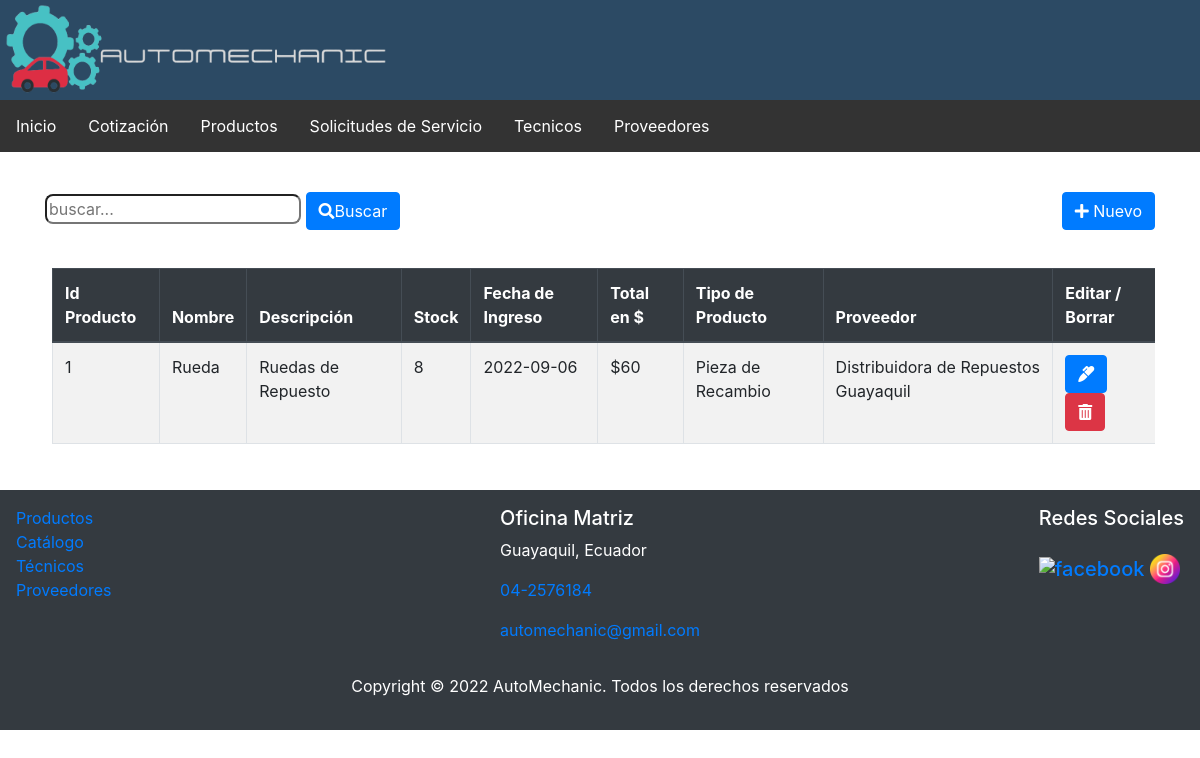
Page /index.php?c=Productos&f=index on the earlier database version.
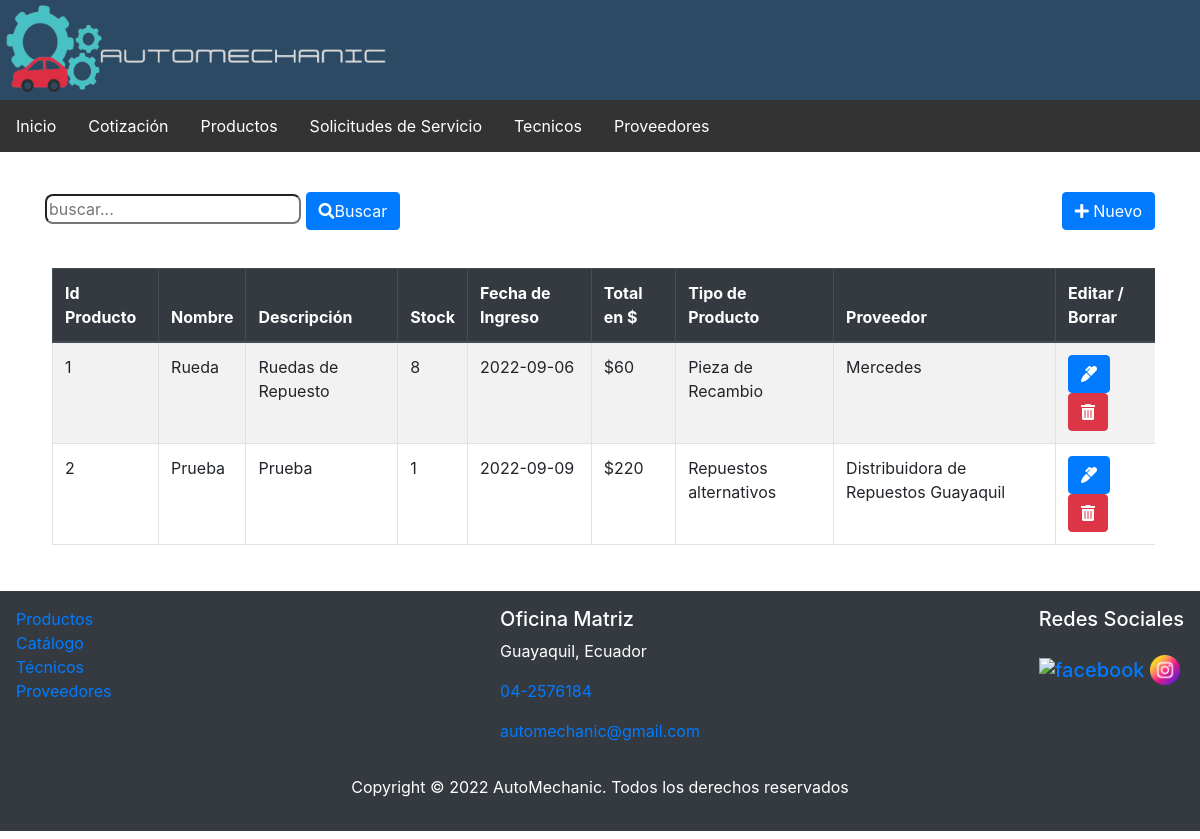
Same page on the later database version.
### tables this page shows
CREATE TABLE `producto` (
  `id_producto` int(11) NOT NULL,
  `nombre_producto` varchar(20) NOT NULL,
  `descripcion` varchar(100) NOT NULL,
  `stock_inicial` int(11) NOT NULL,
  `fecha_ingreso` date NOT NULL,
  `total` float NOT NULL,
  `id_tipo` int(11) NOT NULL,
  `id_proveedor` int(11) NOT NULL
);

CREATE TABLE `tipo_producto` (
  `id_tipo` int(11) NOT NULL,
  `tipo_producto` varchar(30) NOT NULL
);

CREATE TABLE `proveedor` (
  `id_proveedor` int(11) NOT NULL,
  `nombre_proveedor` varchar(50) NOT NULL,
  `direccion` varchar(200) NOT NULL,
  `telefono` varchar(10) NOT NULL,
  `fecha_contrato` date NOT NULL,
  `id_medio_pago` int(11) NOT NULL
);

### controller/ProductosController.php (called while the page is built, shortened)
<?php
require_once 'model/dao/ProductosDAO.php';
class ProductosController
{
    private $model;
    public function __construct()
    {
        $this->model = new ProductosDAO();
    }
    public function index()
    {
        $resultados = $this->model->selectAllFiltro("");
        require_once VPRODUCTOS . 'list.php';
    }
}

### controller/FrontController.php (called while the page is built, shortened)
<?php
class FrontController
{
    public function ruteo()
    {
        $funcion = (!empty($_REQUEST['f'])) ? htmlentities($_REQUEST['f']) : FUNCION_PRINCIPAL;
        $cont = new  $controlador();
        $cont->$funcion();
    }
}

### index.php (called while the page is built)
<?php
    require_once 'controller/FrontController.php';
    $front = new FrontController();
    $front->ruteo();

### config/conexion.php (called while the page is built)
<?php
class Conexion
{
    public static function getConexion()
    {
        $dsn = 'mysql:host=localhost;port=3306;dbname=' . DBNAME;
        $conexion = null;
        try {
            $conexion = new PDO($dsn, DBUSER, DBPASSWORD);
            $conexion->setAttribute(PDO::ATTR_ERRMODE, PDO::ERRMODE_EXCEPTION);
        } catch (Exception $e) {
            echo $e;
            die("error " . $e->getMessage());
        }
        return $conexion;
    }
}

### model/dao/ProductosDAO.php (called while the page is built, shortened)
<?php
require_once 'config/conexion.php';
class ProductosDAO
{
    private $con;
    public function __construct()
    {
        $this->con = Conexion::getConexion();
    }
    public function selectAllFiltro($parametro)
    {
        $sql = "SELECT * FROM producto p, tipo_producto t, proveedor pr
        WHERE p.id_tipo = t.id_tipo AND
        p.id_proveedor = pr.id_proveedor and
        (p.nombre_producto like :b1 or t.tipo_producto like :b2 or pr.nombre_proveedor like :b3)
        ORDER by id_producto";
        $stmt = $this->con->prepare($sql);
        $conlike = '%' . $parametro . '%';
        $data = array('b1' => $conlike, 'b2' => $conlike, 'b3' => $conlike);
        $stmt->execute($data);
        $resultados = $stmt->fetchAll(PDO::FETCH_ASSOC);
        return $resultados;
    }
}

### view/productos/productos.list.php (the view)
<?php require_once HEADER; ?>
<div class="container">
    <div class="row">
        <div class="col-sm-6">
            <form action="index.php?c=productos&f=search" method="POST">
                <input type="text" name="b" id="busqueda" placeholder="buscar..." />
                <button type="submit" class="btn btn-primary"><i class="fas fa-search"></i>Buscar</button>
            </form>
        </div>
        <div class="col-sm-6 d-flex flex-column align-items-end">
            <a href="index.php?c=productos&f=view_new">
                <button type="button" class="btn btn-primary">
                    <i class="fas fa-plus"></i>
                    Nuevo</button>
            </a>
        </div>
    </div>
    <div class="table-responsive mt-2">
        <table class="table table-striped table-bordered">
            <thead class="thead-dark">
                <th>Id Producto</th>
                <th>Nombre </th>
                <th>Descripci&oacute;n </th>
                <th>Stock </th>
                <th>Fecha de Ingreso </th>
                <th>Total en $</th>
                <th>Tipo de Producto</th>
                <th>Proveedor</th>
                <th>Editar / Borrar</th>
            </thead>
            <tbody class="tabladatos">
                <?php
                foreach ($resultados as $fila) {
                ?>
                    <tr>
                        <td><?php echo $fila['id_producto']; ?></td>
                        <td><?php echo $fila['nombre_producto']; ?></td>
                        <td><?php echo $fila['descripcion']; ?></td>
                        <td><?php echo $fila['stock_inicial']; ?></td>
                        <td><?php echo $fila['fecha_ingreso']; ?></td>
                        <td><?php echo '$' . $fila['total']; ?></td>
                        <td><?php echo $fila['tipo_producto']; ?></td>
                        <td><?php echo $fila['nombre_proveedor']; ?></td>
                        <td>
                            <a class="btn btn-primary" href="index.php?c=productos&f=view_edit&id=<?php echo  $fila['id_producto']; ?>">
                                <i class="fas fa-marker"></i></a>
                            <a class="btn btn-danger" onclick="if(!confirm('Esta seguro de eliminar el producto?'))return false;" href="index.php?c=productos&f=delete&id=<?php echo  $fila['id_producto']; ?>">
                                <i class="fas fa-trash-alt"></i></a>
                        </td>
                    </tr>
                <?php  } ?>
            </tbody>
        </table>
    </div>
</div>
<?php require_once FOOTER ?>

### view/templates/header.php (shortened to what this page needs)
<!DOCTYPE html>
<html>
<head>
    <link href="assets/css/bootstrap.min.css" rel="stylesheet">
    <link href="assets/css/estilos.css" rel="stylesheet">
    <link rel="stylesheet" href="https://use.fontawesome.com/releases/v5.6.3/css/all.css">
</head>
<div style="margin-bottom: 20px">
    <header>
        <a href=""><img src="assets/imagenes/logo3.png" alt="logo" /></a>
    </header>
    <nav style="margin-bottom: 40px">
        <div id="navegador">
            <ul>
                <li><a href="">Inicio</a></li>
                <li><a href="index.php?c=cotizacion&f=index">Cotizaci&oacute;n</a></li>
                <li><a href="index.php?c=Productos&f=index">Productos</a></li>
                <li><a href="index.php?c=SolicitudServicio&f=index">Solicitudes de Servicio</a></li>
                <li><a href="index.php?c=SolicitudTecnico&f=index">Tecnicos</a></li>
                <li><a href="index.php?c=Proveedores&f=index">Proveedores</a></li>
            </ul>
        </div>
    </nav>
</div>

### view/templates/footer.php (shortened to what this page needs)
<footer class="p-3 mb-2 bg-dark text-white" style="margin-top:30px">
    <div class="row">
        <div class="col-sm-4 d-flex flex-column">
            <a href="index.php?c=Productos&f=index" >Productos</a>
            <a href="" >Cat&aacute;logo</a>
            <a href="index.php?c=SolicitudTecnico&f=index" >T&eacute;cnicos</a>
            <a href="index.php?c=Proveedores&f=index" >Proveedores</a>
        </div>
        <div class="col-sm-4 d-flex flex-column align-items-center" >
            <address>
                <h5>Oficina Matriz</h5>
                <p>Guayaquil, Ecuador</p>
                <p><a href="tel:+593">04-2576184</a></p>
                <p><a href = "#">automechanic@gmail.com</a></p>
            </address>
        </div>
        <div class="col-sm-4 d-flex flex-column align-items-end">
            <h5>Redes Sociales<br /><br />
                <a href="http://www.facebook.com/"><img src="assets/imagenes/facebook.png" style="width:30px; height:30px" alt="facebook" class="imagenRedes" /></a>
                <a href="http://www.instagram.com/"><img src="assets/imagenes/instagram.png" style="width:30px; height:30px"alt="instagram" class="imagenRedes" /></a>
            </h5>
        </div>
    </div>
    <div>
        <p class="text-center"> Copyright © <?php echo date('Y'); ?> AutoMechanic. Todos los derechos reservados</p>
    </div>
</footer>
</body>
</html>

### assets/css/estilos.css (style rules this page uses)
header { background-color: #2C4A64; background-size: cover; height:100px; width: 100%; overflow: hidden; }
header img { width: 400px; height: 100px; text-align: left; }
#navegador ul { list-style-type: none; margin: 0; padding: 0; overflow: hidden; background-color: #333; }
#navegador li { float: left; position: relative; }
#navegador li a { display: block; color: white; text-align: center; padding: 14px 16px; text-decoration: none; }
input[type=text] { border-radius: 8px; }
table { margin-top:30px; }
table, td, th { padding: 7px; margin-left:7px; border: #7E7E83 1px solid; border-collapse: collapse; }
tbody { background-color:white; }

Differences in the rows shown:
changed producto "Rueda": id_proveedor.nombre_proveedor "Distribuidora de Repuestos Guayaquil" → "Mercedes"
added producto: id_producto "2", nombre_producto "Prueba", descripcion "Prueba", stock_inicial "1", fecha_ingreso "2022-09-09", total "220", id_tipo.tipo_producto "Repuestos alternativos", id_proveedor.nombre_proveedor "Distribuidora de Repuestos Guayaquil"
